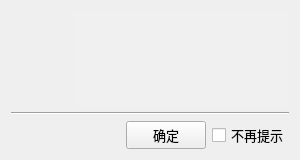
<?xml version="1.0" encoding="UTF-8"?>
<ui version="4.0">
 <class>Form</class>
 <widget class="QWidget" name="Form">
  <property name="geometry">
   <rect>
    <x>0</x>
    <y>0</y>
    <width>300</width>
    <height>160</height>
   </rect>
  </property>
  <property name="windowTitle">
   <string>Form</string>
  </property>
  <property name="windowIcon">
   <iconset>
    <normaloff>../images/icon.ico</normaloff>../images/icon.ico</iconset>
  </property>
  <layout class="QVBoxLayout" name="verticalLayout_2" stretch="10,1">
   <item>
    <layout class="QVBoxLayout" name="verticalLayout">
     <item>
      <layout class="QHBoxLayout" name="horizontalLayout" stretch="1,30">
       <property name="spacing">
        <number>20</number>
       </property>
       <item>
        <widget class="QLabel" name="label">
         <property name="sizePolicy">
          <sizepolicy hsizetype="Fixed" vsizetype="Expanding">
           <horstretch>0</horstretch>
           <verstretch>0</verstretch>
          </sizepolicy>
         </property>
         <property name="minimumSize">
          <size>
           <width>43</width>
           <height>40</height>
          </size>
         </property>
         <property name="maximumSize">
          <size>
           <width>43</width>
           <height>40</height>
          </size>
         </property>
         <property name="styleSheet">
          <string notr="true"/>
         </property>
         <property name="frameShape">
          <enum>QFrame::NoFrame</enum>
         </property>
         <property name="text">
          <string/>
         </property>
         <property name="pixmap">
          <pixmap>../images/info_4.png</pixmap>
         </property>
         <property name="scaledContents">
          <bool>true</bool>
         </property>
         <property name="alignment">
          <set>Qt::AlignCenter</set>
         </property>
        </widget>
       </item>
       <item>
        <widget class="QTextBrowser" name="textBrowser">
         <property name="sizePolicy">
          <sizepolicy hsizetype="Expanding" vsizetype="MinimumExpanding">
           <horstretch>0</horstretch>
           <verstretch>0</verstretch>
          </sizepolicy>
         </property>
         <property name="font">
          <font>
           <pointsize>10</pointsize>
          </font>
         </property>
         <property name="cursor" stdset="0">
          <cursorShape>IBeamCursor</cursorShape>
         </property>
         <property name="styleSheet">
          <string notr="true">background-color: rgb(240, 240, 240);</string>
         </property>
         <property name="frameShape">
          <enum>QFrame::NoFrame</enum>
         </property>
         <property name="frameShadow">
          <enum>QFrame::Plain</enum>
         </property>
         <property name="verticalScrollBarPolicy">
          <enum>Qt::ScrollBarAlwaysOff</enum>
         </property>
         <property name="horizontalScrollBarPolicy">
          <enum>Qt::ScrollBarAlwaysOff</enum>
         </property>
         <property name="sizeAdjustPolicy">
          <enum>QAbstractScrollArea::AdjustToContents</enum>
         </property>
         <property name="readOnly">
          <bool>true</bool>
         </property>
         <property name="html">
          <string>&lt;!DOCTYPE HTML PUBLIC &quot;-//W3C//DTD HTML 4.0//EN&quot; &quot;http://www.w3.org/TR/REC-html40/strict.dtd&quot;&gt;
&lt;html&gt;&lt;head&gt;&lt;meta name=&quot;qrichtext&quot; content=&quot;1&quot; /&gt;&lt;meta charset=&quot;utf-8&quot; /&gt;&lt;style type=&quot;text/css&quot;&gt;
p, li { white-space: pre-wrap; }
&lt;/style&gt;&lt;/head&gt;&lt;body style=&quot; font-family:'微软雅黑'; font-size:10pt; font-weight:400; font-style:normal;&quot;&gt;
&lt;p style=&quot;-qt-paragraph-type:empty; margin-top:0px; margin-bottom:0px; margin-left:0px; margin-right:0px; -qt-block-indent:0; text-indent:0px;&quot;&gt;&lt;br /&gt;&lt;/p&gt;&lt;/body&gt;&lt;/html&gt;</string>
         </property>
        </widget>
       </item>
      </layout>
     </item>
     <item>
      <widget class="Line" name="line">
       <property name="orientation">
        <enum>Qt::Horizontal</enum>
       </property>
      </widget>
     </item>
    </layout>
   </item>
   <item>
    <layout class="QHBoxLayout" name="horizontalLayout_2">
     <item>
      <spacer name="horizontalSpacer">
       <property name="orientation">
        <enum>Qt::Horizontal</enum>
       </property>
       <property name="sizeHint" stdset="0">
        <size>
         <width>40</width>
         <height>20</height>
        </size>
       </property>
      </spacer>
     </item>
     <item>
      <widget class="QPushButton" name="pushButton">
       <property name="font">
        <font>
         <pointsize>10</pointsize>
        </font>
       </property>
       <property name="text">
        <string>确定</string>
       </property>
      </widget>
     </item>
     <item>
      <widget class="QCheckBox" name="checkBox">
       <property name="font">
        <font>
         <pointsize>10</pointsize>
        </font>
       </property>
       <property name="text">
        <string>不再提示</string>
       </property>
      </widget>
     </item>
    </layout>
   </item>
  </layout>
 </widget>
 <resources/>
 <connections/>
</ui>
